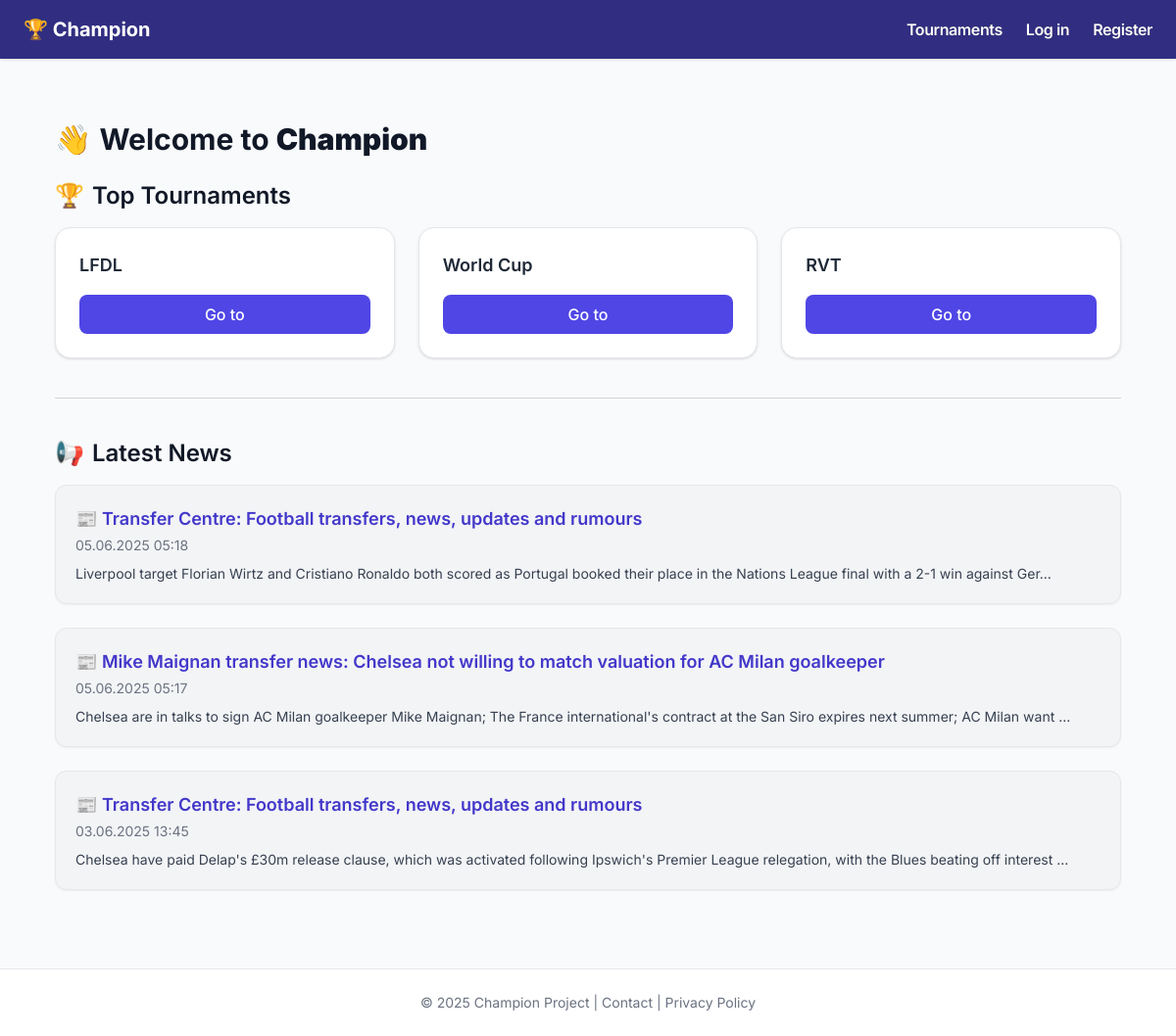
The page / on the database its author committed.
### app/models.py (models this page shows, shortened)
class Tournament(db.Model):
    id = db.Column(db.Integer, primary_key=True)
    name = db.Column(db.String(100), nullable=False)
    start_date = db.Column(db.Date, nullable=True)
    location = db.Column(db.String(100), nullable=True)
    format = db.Column(db.String(50), nullable=True)
    max_teams = db.Column(db.Integer, nullable=True)
    description = db.Column(db.Text, nullable=True)
    date_created = db.Column(db.DateTime, default=datetime.utcnow)
    creator_id = db.Column(
        db.Integer,
        db.ForeignKey('user.id', ondelete='CASCADE', name='fk_tournament_creator'),
        nullable=True
    )
    teams = db.relationship('Team', backref='tournament', lazy=True, cascade='all, delete-orphan', passive_deletes=True)
    matches = db.relationship('Match', backref='tournament', lazy=True, cascade='all, delete-orphan', passive_deletes=True)

class News(db.Model):
    id = db.Column(db.Integer, primary_key=True)
    title = db.Column(db.String(200), nullable=False)
    short_description = db.Column(db.String(300), nullable=False)
    content = db.Column(db.Text, nullable=False)
    news_type = db.Column(db.String(50))
    created_at = db.Column(db.DateTime, default=datetime.utcnow)

### app/routes.py (the view)
@app.route('/')
def index():
    tournaments = Tournament.query.all()
    news = News.query.order_by(News.created_at.desc()).limit(3).all()
    standings_by_tournament = {}
    top_scorers = get_top_scorers(tournaments[0]) if tournaments else []
    for tournament in tournaments:
        standings = calculate_standings(tournament)
        standings.sort(key=lambda t: (-t['points'], -(t['goals_for'] - t['goals_against'])))
        standings_by_tournament[tournament.id] = standings
    return render_template('index.html',
                           tournaments=tournaments,
                           standings_by_tournament=standings_by_tournament,
                           top_scorers=top_scorers,
                           news=news)

### app/__init__.py (called while the page is built)
@app.context_processor
def inject_translations():
    return dict(_=_)

### app/routes.py (called while the page is built, shortened)
def get_top_scorers(tournament):
    from app.models import Goal
    from collections import defaultdict
    scorers = defaultdict(lambda: {"name": "", "team": "", "goals": 0})
    top_scorers = sorted(scorers.values(), key=lambda x: x["goals"], reverse=True)[:5]
    return top_scorers

### app/templates/index.html (shortened to what this page needs)
{% extends "base.html" %}
{% block content %}
<div class="mt-6 px-4">
    <h1 class="text-3xl font-bold mb-6 flex items-center gap-2">
        👋 <span>{{ _('Welcome to') }} <strong>Champion</strong></span>
    </h1>
    <h2 class="text-2xl font-semibold mb-4 flex items-center gap-2">
        🏆 <span>{{ _('Top Tournaments') }}</span>
    </h2>
    {% if tournaments %}
    <div class="grid grid-cols-1 sm:grid-cols-2 lg:grid-cols-3 gap-6">
        {% for tournament in tournaments[:3] %}
        <div class="bg-white rounded-2xl shadow hover:shadow-lg transition border border-gray-200 p-6 flex flex-col justify-between">
            <h3 class="text-lg font-semibold text-gray-800 mb-4">{{ tournament.name }}</h3>
            <a href="{{ url_for('tournament_page', tournament_id=tournament.id) }}"
               class="mt-auto inline-block w-full text-center px-4 py-2 bg-indigo-600 text-white font-medium rounded-lg hover:bg-indigo-700 transition">
                {{ _('Go to') }}
            </a>
        </div>
        {% endfor %}
    </div>
    {% else %}
    <p class="text-gray-500 italic mt-2">{{ _('No tournaments available yet.') }}</p>
    {% endif %}
    <hr class="my-10 border-gray-300">
    <h2 class="text-2xl font-semibold mb-4 flex items-center gap-2">
        📢 <span>{{ _('Latest News') }}</span>
    </h2>
    {% if news %}
        <div class="space-y-6">
            {% for n in news[:3] %}
            <div class="bg-gray-100 border border-gray-200 p-5 rounded-xl shadow-sm hover:shadow-md transition">
                <h3 class="text-lg font-semibold text-indigo-700 hover:underline">
                    <a href="{{ url_for('view_single_news', news_id=n.id) }}">
                        📰 {{ n.title }}
                    </a>
                </h3>
                <small class="text-sm text-gray-500">{{ n.created_at.strftime('%d.%m.%Y %H:%M') }}</small>
                <p class="text-sm text-gray-700 mt-2">{{ n.content[:150] }}...</p>
            </div>
            {% endfor %}
        </div>
    {% else %}
    <p class="text-gray-500 italic">{{ _('No news available yet.') }}</p>
    {% endif %}
</div>
{% endblock %}

### app/templates/base.html (shortened to what this page needs)
<!DOCTYPE html>
<html lang="{{ get_locale() }}">
<head>
    <script src="https://cdn.tailwindcss.com"></script>
</head>
<body class="bg-gray-50 text-gray-900">
<header class="bg-indigo-900 text-white sticky top-0 shadow z-50">
    <div class="max-w-7xl mx-auto flex items-center justify-between px-6 py-4">
        <a href="{{ url_for('index') }}" class="text-xl font-bold flex items-center gap-2">
            🏆 Champion
        </a>
        <nav class="flex flex-wrap gap-6 text-base font-semibold tracking-tight">
            <a href="{{ url_for('view_tournaments') }}" class="nav-link">{{ _('Tournaments') }}</a>
            {% if current_user.is_authenticated %}
                {% if current_user.role in ['admin', 'organizer', 'king'] %}
                    <a href="{{ url_for('add_tournament') }}" class="nav-link">{{ _('Create Tournament') }}</a>
                    <a href="{{ url_for('my_tournaments') }}" class="nav-link">{{ _('My Tournaments') }}</a>
                {% endif %}
                <a href="{{ url_for('news_list') }}" class="nav-link">{{ _('News') }}</a>
                <a href="{{ url_for('discussions_list') }}" class="nav-link">{{ _('Discussions') }}</a>
                {% if current_user.role in ['admin', 'king'] %}
                    <a href="{{ url_for('admin_panel') }}" class="nav-link">{{ _('Admin Panel') }}</a>
                {% endif %}
                <a href="{{ url_for('profile') }}" class="nav-link">{{ _('Profile') }}</a>
                <form action="{{ url_for('logout') }}" method="post" class="inline">
                    <button type="submit" class="link-button nav-link text-red-300 hover:text-red-400">{{ _('Log out') }}</button>
                </form>
            {% else %}
                <a href="{{ url_for('login') }}" class="nav-link">{{ _('Log in') }}</a>
                <a href="{{ url_for('register') }}" class="nav-link">{{ _('Register') }}</a>
            {% endif %}
        </nav>
    </div>
</header>
<main class="max-w-6xl mx-auto px-4 py-10">
    {% block content %}{% endblock %}
</main>
<footer class="bg-white border-t py-6 mt-10 text-center text-sm text-gray-500">
    <p>&copy; 2025 Champion Project |
        <a href="#" class="hover:underline">{{ _('Contact') }}</a> |
        <a href="#" class="hover:underline">{{ _('Privacy Policy') }}</a>
    </p>
</footer>
</body>
</html>

### app/templates/base.html (style rules this page uses)
body { font-family: 'Inter', sans-serif; -webkit-font-smoothing: antialiased; -moz-osx-font-smoothing: grayscale; }
.nav-link { position: relative; color: white; transition: color 0.2s ease; text-shadow: 0 0 0.5px rgba(0, 0, 0, 0.5); }
.nav-link::after { content: ''; position: absolute; left: 0; bottom: -2px; width: 0%; height: 2px; background-color: #facc15; transition: width 0.3s ease; }

### rows shown on the page
Tournament: name "LFDL"
Tournament: name "World Cup"
Tournament: name "RVT"
News: title "Transfer Centre: Football transfers, news, updates and rumours", created_at "05.06.2025 05:18", content "Liverpool target Florian Wirtz and Cristiano Ronaldo both scored as Portugal booked their place in the Nations League final with a 2-1 win against Ger"
News: title "Mike Maignan transfer news: Chelsea not willing to match valuation for AC Milan goalkeeper", created_at "05.06.2025 05:17", content "Chelsea are in talks to sign AC Milan goalkeeper Mike Maignan; The France international's contract at the San Siro expires next summer; AC Milan want"
News: title "Transfer Centre: Football transfers, news, updates and rumours", created_at "03.06.2025 13:45", content "Chelsea have paid Delap's £30m release clause, which was activated following Ipswich's Premier League relegation, with the Blues beating off interest"
